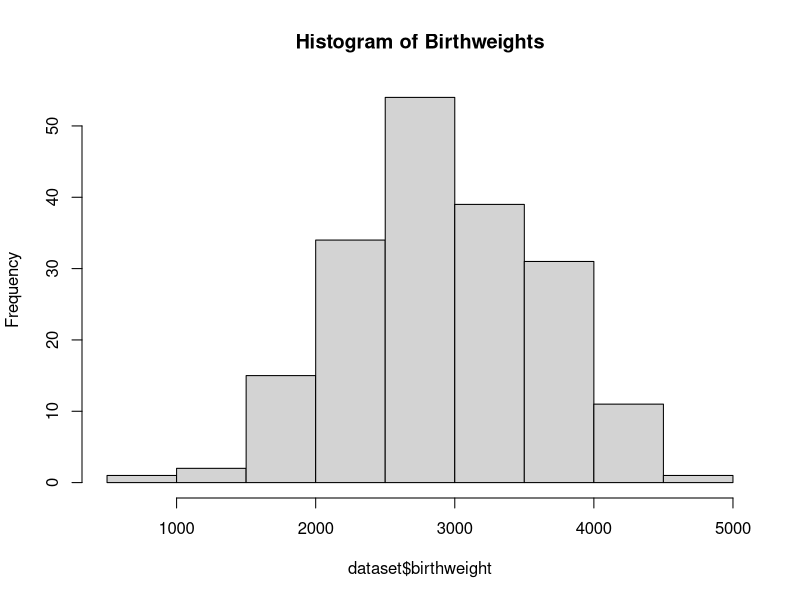
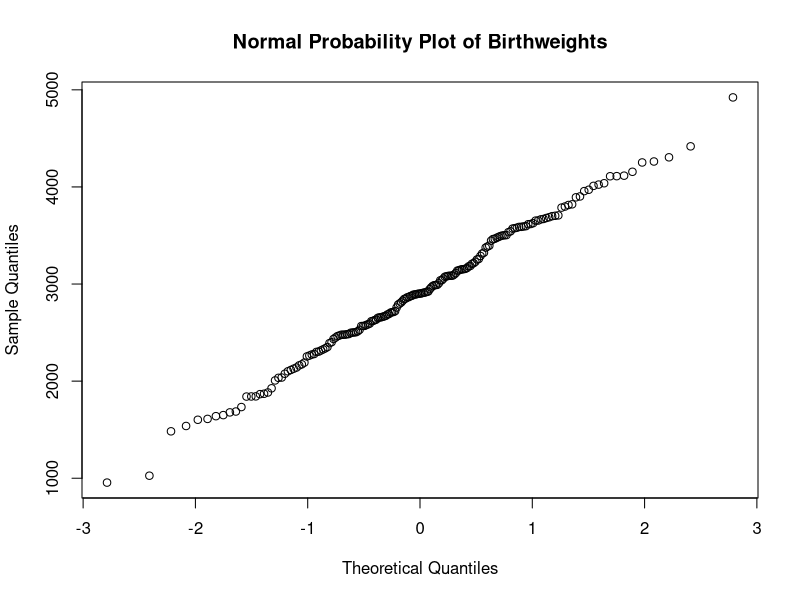

R code for these plots, in order:
## ---- chunk 1
dataset = read.table("birthweight.txt", header = T)
hist(dataset$birthweight, main="Histogram of Birthweights")
## ---- chunk 2
qqnorm(dataset$birthweight, main="Normal Probability Plot of Birthweights")
## ---- chunk 3
n <- length(dataset$birthweight)
se <- sd(dataset$birthweight) / sqrt(n)
t_star <- qt(0.98, df=n-1)
ci <- c(mean(dataset$birthweight) - t_star*se, mean(dataset$birthweight) + t_star*se)
## ---- chunk 4
t_star <- qt(0.98, df=1e6)
n <- ceiling(((t_star * sd(dataset$birthweight) / 50) ^ 2))
## ---- chunk 5
boot_mean <- function(data) {
  boot_sample <- sample(data, replace=TRUE, size=length(data))
  mean(boot_sample)
}
## ---- chunk 6
boot_means <- replicate(10000, boot_mean(dataset$birthweight))
## ---- chunk 7
boot_ci <- quantile(boot_means, c(0.025, 0.975))
## ---- chunk 8
ci
boot_ci
## ---- chunk 9
t.test(dataset, mu=2800, alternative="greater")
## ---- chunk 10
n <- length(dataset$birthweight)
sign_test <- binom.test(sum(dataset$birthweight > 2800), n, p=0.5, alternative="greater")
sign_test
## ---- chunk 11
z_star <- qnorm(0.25)
z_star
## ---- chunk 12
p_hat <- sum(dataset$birthweight < 2600) / nrow(dataset)
se_p <- sqrt(p_hat * (1 - p_hat) / nrow(dataset))
ci_p <- p_hat + z_star * se_p + c(0, 1) * 1.96 * se_p
ci_p
